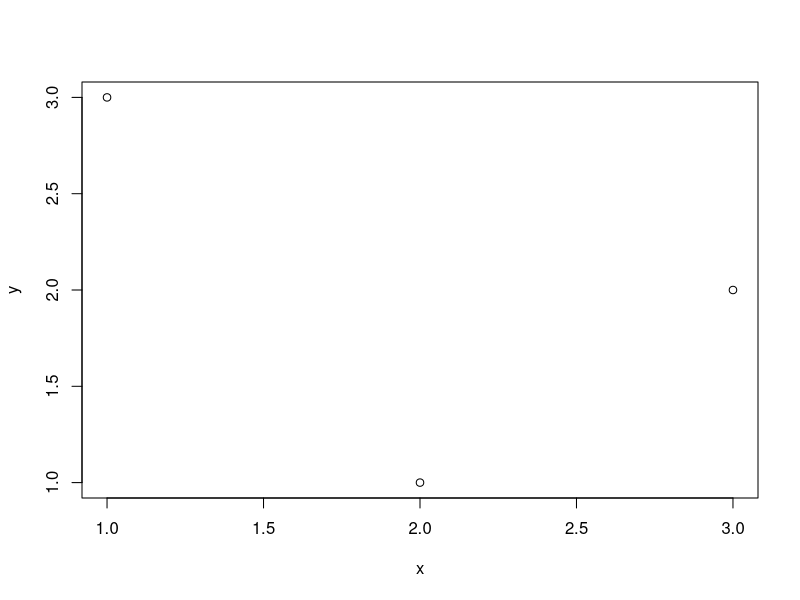
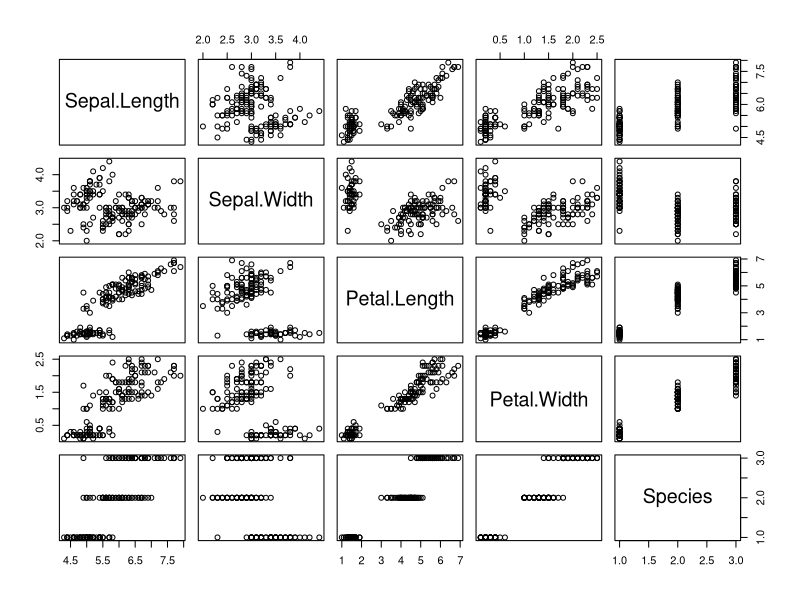
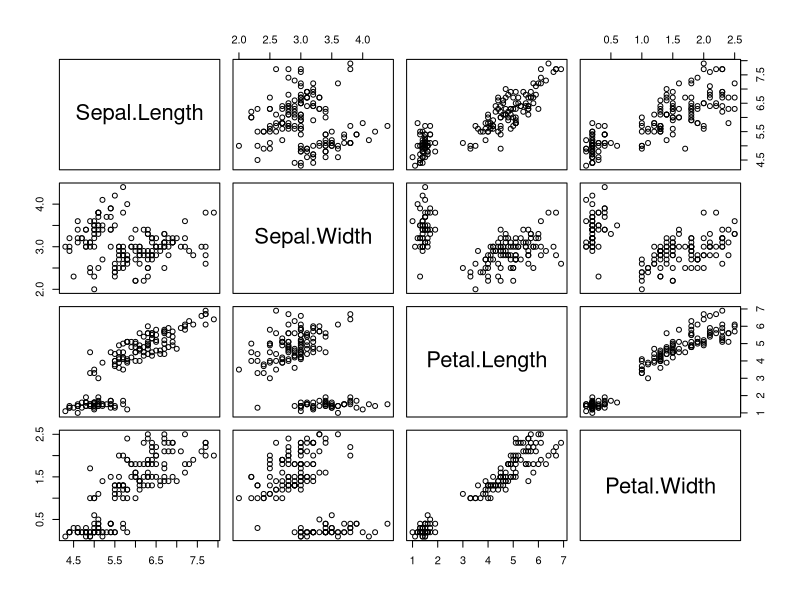

The R source for these figures, in order: (Note: this script raises an error after producing the figures.)
# Correlation & Variance

x <- c(1,2,3)
y <- c(1,3,2) # corr = .5
x <- c(1,2,3)
y <- c(3,1,2) # corr = -.5
plot(x,y)
cor(x,y)

# correlation matrix
pairs(iris) # Pictorial representation of cross-correlation for all vars
pairs(iris[,1:4]) # Skip the categorical var
cor(iris[,1:4])
round(cor(iris[,1:4]), 2)


# r is a sample statistic/correlation co-eff
# rho/P is the population correlation co-eff
# Null Hypothesis: The population correlation is zero

wood <- rnorm(24)
heat <- rnorm(24)
cor.test(wood,heat)


bfCorTest <- function (x,y) # Get r from BayesFactor
{
  zx <- scale(x) # Standardize X
  zy <- scale(y) # Standardize Y
  zData <- data.frame(x=zx,rhoNot0=zy) # Put in a data frame
  bfOut <- generalTestBF(x ~ rhoNot0, data=zData) # linear coefficient
  mcmcOut <- posterior(bfOut,iterations=10000) # posterior samples
  print(summary(mcmcOut[,"rhoNot0"])) # Get the HDI for rho
  return(bfOut) # Return Bayes factor object
}

bfCorTest(iris[,"Sepal.Length"],iris[,"Sepal.Width"])

#
# Bayesian test for categorical data - Titanic Dataset
badBoatMF <- ftable(Titanic, row.vars = 2, col.vars = 'Survived')
ctBFout <- contingencyTableBF(badBoatMF, sampleType = 'poisson', posterior=F)
ctBFout

# Analysis of proportions
ctMCMCout <- contingencyTableBF(badBoatMF, sampleType = 'poisson', posterior = T,
                                iterations=10000)
summary(ctMCMCout)

# maleProp
maleProp <- ctMCMCout[, "lambda[1,1]"] / ctMCMCout[, "lambda[1,2]"]
# femaleProp
femaleProp <- ctMCMCout[, "lambda[2,1]"] / ctMCMCout[, "lambda[2,2]"] 

diffProp <- maleProp - femaleProp
hist(diffProp)
quantile(diffProp, c(0.025))
quantile(diffProp, c(0.975))
mean(diffProp)

# Class work - Chi-sq Clinic
class(HairEyeColor)

HEcombined <- HairEyeColor[,,1] + HairEyeColor[,,2]
sum(HEcombined)
class(HEcombined)
HEcombined/sum(HEcombined)


# Do the Chi-sq test
chiOut <- chisq.test(HEcombined)
chiOut

